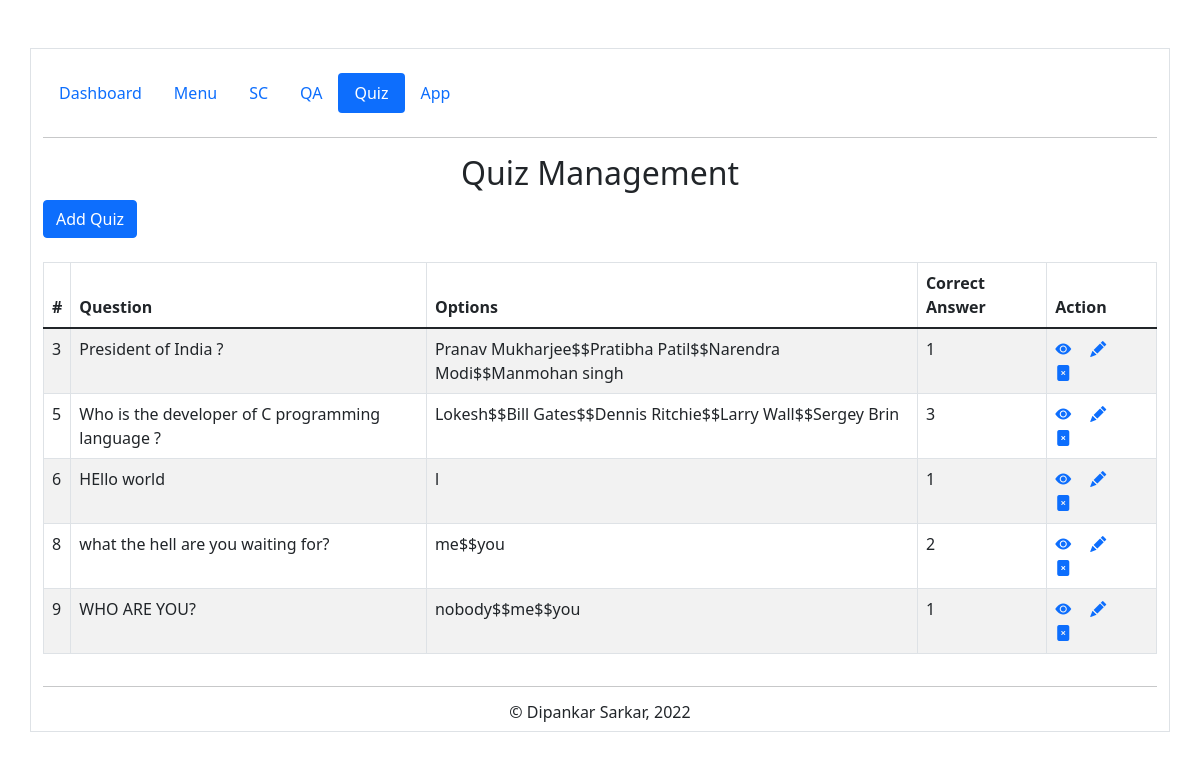
Screenshot of /admin.php?page=quiz with the database file from the repository.
### tables this page shows
CREATE TABLE `quiz` (
  `id` int(11) NOT NULL,
  `question` varchar(500) NOT NULL,
  `options` varchar(500) NOT NULL,
  `answer` int(11) NOT NULL
);

### admin.php (called while the page is built, shortened)
<?php include("inc_admin/functions_admin.php"); ?>
<?php include("inc_admin/header_admin.php"); ?>
<?php include("inc_admin/nav_admin.php"); ?>
<?php include(pagename($page)); ?>
<?php include("inc/footer.php"); ?>

### pages_admin/quiz/quiz.php (the view, shortened to what this page needs)
<div class="row">
   <div class="col-md-12">
      <div class="page-header clearfix">
         <h2 class="text-center">Quiz Management</h2>
         <a href="admin.php?page=create_quiz" class="btn btn-primary">Add Quiz</a>
      </div>
      <br>
      <?php
         $sql = "SELECT * FROM quiz";
         if($result = mysqli_query($link, $sql)){
           if(mysqli_num_rows($result) > 0){
      ?>
        <table class='table table-bordered table-striped'>
            <thead>
                <tr>
                <th>#</th>
                <th>Question</th>
                <th>Options</th>
                <th>Correct Answer</th>
                <th>Action</th>
                </tr>
            </thead>
            <tbody>
                <?php while($row = mysqli_fetch_array($result)) { ?>
                <tr>
                <td><?php echo $row['id']; ?></td>
                <td><?php echo $row['question']; ?></td>
                <td><?php echo $row['options']; ?></td>
                <td><?php echo $row['answer']; ?></td>
                <td>
                    <a href='admin.php?page=read_quiz&id=<?php echo $row['id']; ?>' title='View Record' data-toggle='tooltip'><i class='bi bi-eye-fill'></i></a>
                    <a href='admin.php?page=update_quiz&id=<?php echo $row['id']; ?>' title='Update Record' data-toggle='tooltip'><i class='bi bi-pencil-fill'></i></a>
                    <a href='admin.php?page=delete_quiz&id=<?php echo $row['id']; ?>' title='Delete Record' data-toggle='tooltip'><i class='bi bi-file-x-fill'></i></a>
                </td>
                </tr>
                <?php } ?>
            </tbody>
        </table>
      <?php } else { ?>
        <p class='lead'><em>No Record Found.</em></p>
      <?php }} else { ?>
        ERROR: Could not able to execute <?php echo $sql.' '.mysqli_error($link); ?>
      <?php } ?>
   </div>
</div>

### rows the page displays
quiz: id "3", question "President of India ?", options "Pranav Mukharjee$$Pratibha Patil$$Narendra Modi$$Manmohan singh", answer "1"
quiz: id "5", question "Who is the developer of C programming language ?", options "Lokesh$$Bill Gates$$Dennis Ritchie$$Larry Wall$$Sergey Brin", answer "3"
quiz: id "6", question "HEllo world", options "l", answer "1"
quiz: id "8", question "what the hell are you waiting for?", options "me$$you", answer "2"
quiz: id "9", question "WHO ARE YOU?", options "nobody$$me$$you", answer "1"
